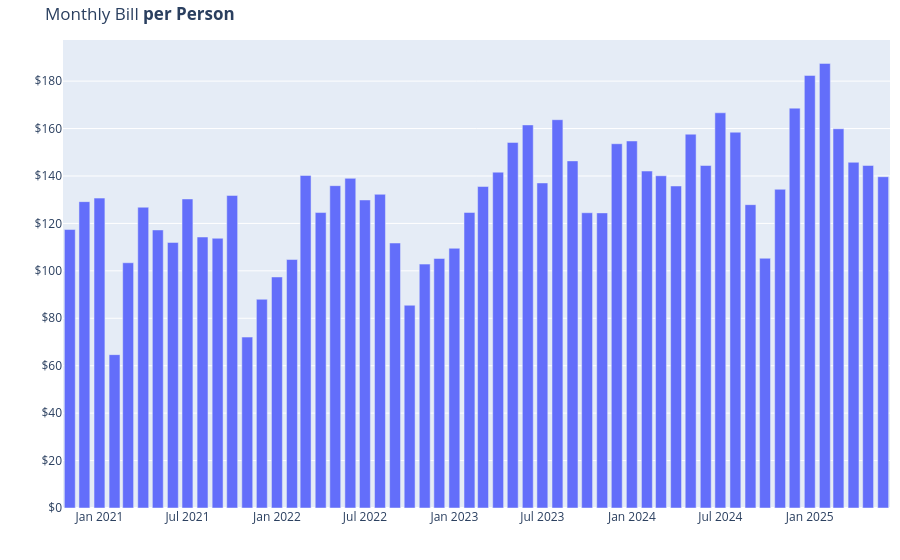

Notebook code for this chart:
### Markdown cell above
<hr>

### Code cell
# group by year and month, sum Amount
monthly_amount = df.groupby(df["Date"].dt.to_period("M"))["Amount"].sum().reset_index()
monthly_amount["Date"] = monthly_amount["Date"].astype(
    str
)  # convert to string for Plotly

# calculate amount per person
monthly_amount["Amount_per_person"] = monthly_amount["Amount"] / 3

# plot
fig = px.bar(
    monthly_amount,
    x="Date",
    y="Amount_per_person",
    title="Monthly Bill <b>per Person</b>",
    labels={"Date": "Month and Year", "Amount_per_person": "Amount per Person ($)"},
)

# format y-axis to show currency
fig.update_traces(hovertemplate="Month and Year: %{x}<br>Amount per Person: $%{y:.2f}")

# format for mobile
fig.update_layout(
    xaxis=dict(title=""),
    yaxis=dict(
        title="",
        tickprefix="$",
    ),
    margin=dict(
        t=40,
        b=30,
        l=10,
        r=10,
    ),
    legend=dict(
        orientation="h",
        x=0.5,
        xanchor="center",
        y=-0.2,
    ),
)

fig.show()

### Figure 1 — Plotly figure (JSON) as saved in the notebook; plotly's stock layout.template omitted (floating-point values rounded to 4 significant figures)
{"data": [{"alignmentgroup": "True", "hovertemplate": "Month and Year: %{x}<br>Amount per Person: $%{y:.2f}", "legendgroup": "", "marker": {"color": "#636efa", "pattern": {"shape": ""}}, "name": "", "offsetgroup": "", "orientation": "v", "showlegend": false, "textposition": "auto", "type": "bar", "x": ["2020-11", "2020-12", "2021-01", "2021-02", "2021-03", "2021-04", "2021-05", "2021-06", "2021-07", "2021-08", "2021-09", "2021-10", "2021-11", "2021-12", "2022-01", "2022-02", "2022-03", "2022-04", "2022-05", "2022-06", "2022-07", "2022-08", "2022-09", "2022-10", "2022-11", "2022-12", "2023-01", "2023-02", "2023-03", "2023-04", "2023-05", "2023-06", "2023-07", "2023-08", "2023-09", "2023-10", "2023-11", "2023-12", "2024-01", "2024-02", "2024-03", "2024-04", "2024-05", "2024-06", "2024-07", "2024-08", "2024-09", "2024-10", "2024-11", "2024-12", "2025-01", "2025-02", "2025-03", "2025-04", "2025-05", "2025-06"], "xaxis": "x", "y": [117.4, 129.2, 130.7, 64.67, 103.4, 126.8, 117.2, 112.0, 130.3, 114.3, 113.7, 131.8, 72.07, 88.01, 97.41, 104.8, 140.2, 124.6, 135.9, 139.0, 129.9, 132.3, 111.7, 85.49, 102.8, 105.2, 109.5, 124.6, 135.5, 141.6, 154.1, 161.5, 137.1, 163.7, 146.4, 124.5, 124.4, 153.6, 154.8, 142.1, 140.1, 135.8, 157.6, 144.4, 166.6, 158.5, 127.9, 105.3, 134.4, 168.6, 182.4, 187.5, 159.9, 145.8, 144.4, 139.7], "yaxis": "y"}], "layout": {"barmode": "relative", "legend": {"orientation": "h", "tracegroupgap": 0, "x": 0.5, "xanchor": "center", "y": -0.2}, "margin": {"b": 30, "l": 10, "r": 10, "t": 40}, "title": {"text": "Monthly Bill <b>per Person</b>"}, "xaxis": {"anchor": "y", "domain": [0, 1], "title": {"text": ""}}, "yaxis": {"anchor": "x", "domain": [0, 1], "tickprefix": "$", "title": {"text": ""}}}}
